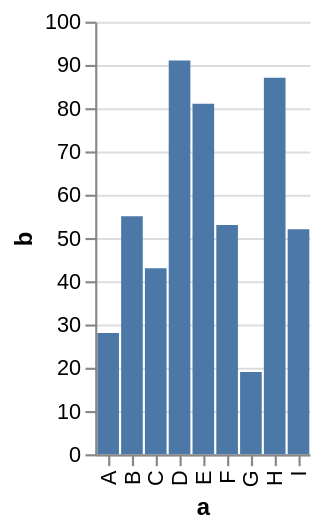

Specify this chart in Vega-Lite:
### Vega specification from a JSON file in a GitHub repository (floating-point values rounded to 4 significant figures)
{"$schema": "http://vega.github.io/schema/vega/v3.0.json", "description": "A simple bar chart with embedded data.", "autosize": "pad", "padding": 5, "data": [{"name": "source_0", "values": [{"a": "A", "b": 28}, {"a": "B", "b": 55}, {"a": "C", "b": 43}, {"a": "D", "b": 91}, {"a": "E", "b": 81}, {"a": "F", "b": 53}, {"a": "G", "b": 19}, {"a": "H", "b": 87}, {"a": "I", "b": 52}], "format": {"type": "json", "parse": {"b": "number"}}, "transform": [{"type": "filter", "expr": "datum[\"b\"] !== null && !isNaN(datum[\"b\"])"}]}], "signals": [{"name": "width", "update": "bandspace(domain('x').length, 1, 0.5) * 11"}, {"name": "height", "update": "200"}, {"name": "unit", "value": {}, "on": [{"events": "mousemove", "update": "group()._id ? group() : unit"}]}], "marks": [{"name": "marks", "type": "rect", "role": "bar", "from": {"data": "source_0"}, "encode": {"update": {"xc": {"scale": "x", "field": "a"}, "width": {"value": 10}, "y": {"scale": "y", "field": "b"}, "y2": {"scale": "y", "value": 0}, "fill": {"value": "#4c78a8"}}}}], "scales": [{"name": "x", "type": "point", "domain": {"data": "source_0", "field": "a", "sort": true}, "range": {"step": 11}, "round": true, "padding": 0.5}, {"name": "y", "type": "linear", "domain": {"data": "source_0", "field": "b"}, "range": [200, 0], "round": true, "nice": true, "zero": true}], "axes": [{"scale": "x", "orient": "bottom", "tickCount": 5, "title": "a", "zindex": 1, "encode": {"labels": {"update": {"angle": {"value": 270}, "align": {"value": "right"}, "baseline": {"value": "middle"}}}}}, {"scale": "y", "format": "s", "orient": "left", "title": "b", "zindex": 1}, {"scale": "y", "domain": false, "format": "s", "grid": true, "labels": false, "orient": "left", "ticks": false, "zindex": 0, "gridScale": "x"}]}
